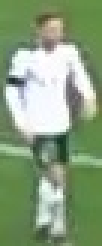
#> input picture output_videos/cropped_image.jpg, 34 x 82 px (shown 3 times larger)
$ jupyter execute color_assignement.ipynb
#> lines starting #> are read from the running program, lines starting #| are printed output that depends on the picture
[cell 1]
import cv2
import matplotlib.pyplot as plt
import numpy as np
from sklearn.cluster import KMeans

[cell 2]
image_path = "../output_videos/cropped_image.jpg"
image = cv2.imread(image_path)
#> image is the input picture: shape (82, 34, 3); mean B, G, R 126.4, 159.1, 137.4
image = cv2.cvtColor(image, cv2.COLOR_BGR2RGB)

[cell 3]
plt.imshow(image)
plt.show()

[cell 4]
top_half = image[0 : int(image.shape[0]/2), :]
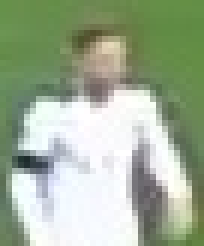
#> top_half: shape (41, 34, 3) (shown 6 times larger); mean R, G, B 160.9, 175.7, 151.2
plt.imshow(top_half)
plt.show()

[cell 5]
image_2d = top_half.reshape(-1, 3)
#> image_2d = 1394 rows, first 8: [102, 145, 74], [103, 144, 74], [104, 143, 76], [106, 143, 76], [103, 142, 75], [102, 141, 74], [105, 140, 74], [104, 141, 74]

kmeans = KMeans(n_clusters = 2)
kmeans.fit(image_2d)

labels = kmeans.labels_
centers = kmeans.cluster_centers_

clustered_image = labels.reshape(top_half.shape[0], top_half.shape[1])

plt.imshow(clustered_image)
plt.show()
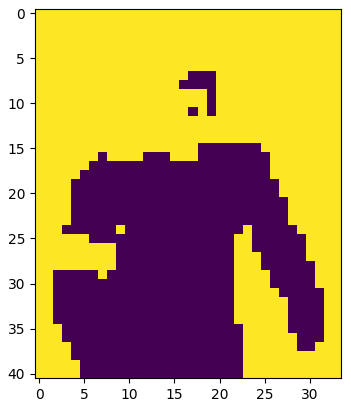
#> figure drawn by matplotlib, 1 panel

[cell 6]
corner_clusters = [clustered_image[0, 0], clustered_image[0, -1], clustered_image[-1, 0], clustered_image[-1, -1]]
#> corner_clusters = [1, 1, 1, 1]
non_player_cluster = max(set(corner_clusters), key = corner_clusters.count)
#> non_player_cluster = 1
print(non_player_cluster)
#| 1

[cell 7]
player_cluster = 1 - non_player_cluster
#> player_cluster = 0
print(player_cluster)
#| 0

[cell 8]
kmeans.cluster_centers_[player_cluster]
#> Out = [234.9, 238.6, 238.4]
